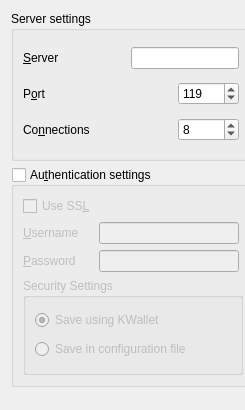
<ui version="4.0" >
 <class>ServerWidget</class>
 <widget class="QWidget" name="ServerWidget" >
  <property name="windowModality" >
   <enum>Qt::NonModal</enum>
  </property>
  <property name="geometry" >
   <rect>
    <x>0</x>
    <y>0</y>
    <width>245</width>
    <height>410</height>
   </rect>
  </property>
  <property name="minimumSize" >
   <size>
    <width>245</width>
    <height>410</height>
   </size>
  </property>
  <property name="windowTitle" >
   <string>Server Settings</string>
  </property>
  <layout class="QVBoxLayout" name="verticalLayout_3" >
   <item>
    <widget class="QGroupBox" name="groupBox" >
     <property name="minimumSize" >
      <size>
       <width>240</width>
       <height>150</height>
      </size>
     </property>
     <property name="title" >
      <string>Server settings</string>
     </property>
     <layout class="QVBoxLayout" name="verticalLayout_2" >
      <item>
       <layout class="QHBoxLayout" name="horizontalLayout_3" >
        <item>
         <widget class="QLabel" name="label" >
          <property name="minimumSize" >
           <size>
            <width>40</width>
            <height>20</height>
           </size>
          </property>
          <property name="text" >
           <string>&amp;Server</string>
          </property>
          <property name="buddy" >
           <cstring>kcfg_server</cstring>
          </property>
         </widget>
        </item>
        <item>
         <spacer name="horizontalSpacer" >
          <property name="orientation" >
           <enum>Qt::Horizontal</enum>
          </property>
          <property name="sizeHint" stdset="0" >
           <size>
            <width>40</width>
            <height>20</height>
           </size>
          </property>
         </spacer>
        </item>
        <item>
         <widget class="KLineEdit" name="kcfg_server" >
          <property name="showClearButton" stdset="0" >
           <bool>true</bool>
          </property>
         </widget>
        </item>
       </layout>
      </item>
      <item>
       <layout class="QHBoxLayout" name="horizontalLayout_4" >
        <item>
         <widget class="QLabel" name="label_2" >
          <property name="minimumSize" >
           <size>
            <width>40</width>
            <height>20</height>
           </size>
          </property>
          <property name="text" >
           <string>P&amp;ort</string>
          </property>
          <property name="buddy" >
           <cstring>kcfg_port</cstring>
          </property>
         </widget>
        </item>
        <item>
         <spacer name="horizontalSpacer_2" >
          <property name="orientation" >
           <enum>Qt::Horizontal</enum>
          </property>
          <property name="sizeHint" stdset="0" >
           <size>
            <width>40</width>
            <height>20</height>
           </size>
          </property>
         </spacer>
        </item>
        <item>
         <widget class="KIntSpinBox" name="kcfg_port" >
          <property name="maximum" >
           <number>65535</number>
          </property>
          <property name="value" >
           <number>119</number>
          </property>
         </widget>
        </item>
       </layout>
      </item>
      <item>
       <layout class="QHBoxLayout" name="horizontalLayout_5" >
        <item>
         <widget class="QLabel" name="label_5" >
          <property name="text" >
           <string>Co&amp;nnections</string>
          </property>
          <property name="buddy" >
           <cstring>kcfg_connections</cstring>
          </property>
         </widget>
        </item>
        <item>
         <spacer name="horizontalSpacer_3" >
          <property name="orientation" >
           <enum>Qt::Horizontal</enum>
          </property>
          <property name="sizeHint" stdset="0" >
           <size>
            <width>40</width>
            <height>20</height>
           </size>
          </property>
         </spacer>
        </item>
        <item>
         <widget class="KIntSpinBox" name="kcfg_connections" >
          <property name="maximum" >
           <number>65535</number>
          </property>
          <property name="value" >
           <number>8</number>
          </property>
         </widget>
        </item>
       </layout>
      </item>
     </layout>
    </widget>
   </item>
   <item>
    <widget class="QGroupBox" name="kcfg_authentication" >
     <property name="sizePolicy" >
      <sizepolicy vsizetype="Preferred" hsizetype="Preferred" >
       <horstretch>0</horstretch>
       <verstretch>0</verstretch>
      </sizepolicy>
     </property>
     <property name="minimumSize" >
      <size>
       <width>240</width>
       <height>220</height>
      </size>
     </property>
     <property name="toolTip" >
      <string>Authentication information</string>
     </property>
     <property name="whatsThis" >
      <string>Check this if the NNTP server requires authentication</string>
     </property>
     <property name="title" >
      <string>Au&amp;thentication settings</string>
     </property>
     <property name="checkable" >
      <bool>true</bool>
     </property>
     <property name="checked" >
      <bool>false</bool>
     </property>
     <layout class="QVBoxLayout" name="verticalLayout" >
      <item>
       <widget class="QCheckBox" name="kcfg_ssl" >
        <property name="toolTip" >
         <string>Use Secure Socket Layer for connection.</string>
        </property>
        <property name="whatsThis" >
         <string>Use SSL encryption to connect to the server.</string>
        </property>
        <property name="text" >
         <string>Use SS&amp;L</string>
        </property>
       </widget>
      </item>
      <item>
       <layout class="QHBoxLayout" name="horizontalLayout" >
        <item>
         <widget class="QLabel" name="label_3" >
          <property name="minimumSize" >
           <size>
            <width>70</width>
            <height>20</height>
           </size>
          </property>
          <property name="text" >
           <string>&amp;Username</string>
          </property>
          <property name="buddy" >
           <cstring>kcfg_username</cstring>
          </property>
         </widget>
        </item>
        <item>
         <widget class="KLineEdit" name="kcfg_username" >
          <property name="showClearButton" stdset="0" >
           <bool>true</bool>
          </property>
         </widget>
        </item>
       </layout>
      </item>
      <item>
       <layout class="QHBoxLayout" name="horizontalLayout_2" >
        <item>
         <widget class="QLabel" name="label_4" >
          <property name="minimumSize" >
           <size>
            <width>70</width>
            <height>20</height>
           </size>
          </property>
          <property name="text" >
           <string>&amp;Password</string>
          </property>
          <property name="buddy" >
           <cstring>kcfg_password</cstring>
          </property>
         </widget>
        </item>
        <item>
         <widget class="KLineEdit" name="kcfg_password" >
          <property name="showClearButton" stdset="0" >
           <bool>true</bool>
          </property>
          <property name="passwordMode" >
           <bool>true</bool>
          </property>
         </widget>
        </item>
       </layout>
      </item>
      <item>
       <widget class="QGroupBox" name="securitySettings" >
        <property name="minimumSize" >
         <size>
          <width>220</width>
          <height>90</height>
         </size>
        </property>
        <property name="title" >
         <string>Security Settings</string>
        </property>
        <layout class="QVBoxLayout" name="verticalLayout_4" >
         <item>
          <widget class="QRadioButton" name="kcfg_saveEncrypted" >
           <property name="toolTip" >
            <string>Save encrypted using KWallet</string>
           </property>
           <property name="whatsThis" >
            <string>If this button is checked, the program will encrypt the server and login information using KWallet to save it securely</string>
           </property>
           <property name="text" >
            <string>Save using KWallet</string>
           </property>
           <property name="checked" >
            <bool>true</bool>
           </property>
          </widget>
         </item>
         <item>
          <widget class="QRadioButton" name="kcfg_saveUnencrypted" >
           <property name="toolTip" >
            <string>Save unencrypted in the programs configuration file</string>
           </property>
           <property name="whatsThis" >
            <string>If this option is checked, the program will store the server and login information in the programs configuration file. This is insecure, and anyone with access to your home directory can read your login information.</string>
           </property>
           <property name="text" >
            <string>Save in configuration file</string>
           </property>
          </widget>
         </item>
        </layout>
       </widget>
      </item>
     </layout>
    </widget>
   </item>
   <item>
    <spacer name="verticalSpacer" >
     <property name="orientation" >
      <enum>Qt::Vertical</enum>
     </property>
     <property name="sizeHint" stdset="0" >
      <size>
       <width>20</width>
       <height>1</height>
      </size>
     </property>
    </spacer>
   </item>
  </layout>
 </widget>
 <customwidgets>
  <customwidget>
   <class>KIntSpinBox</class>
   <extends>QSpinBox</extends>
   <header>knuminput.h</header>
  </customwidget>
  <customwidget>
   <class>KLineEdit</class>
   <extends>QLineEdit</extends>
   <header>klineedit.h</header>
  </customwidget>
 </customwidgets>
 <tabstops>
  <tabstop>kcfg_server</tabstop>
  <tabstop>kcfg_port</tabstop>
  <tabstop>kcfg_connections</tabstop>
  <tabstop>kcfg_authentication</tabstop>
  <tabstop>kcfg_ssl</tabstop>
  <tabstop>kcfg_username</tabstop>
  <tabstop>kcfg_password</tabstop>
 </tabstops>
 <resources/>
 <connections/>
</ui>
